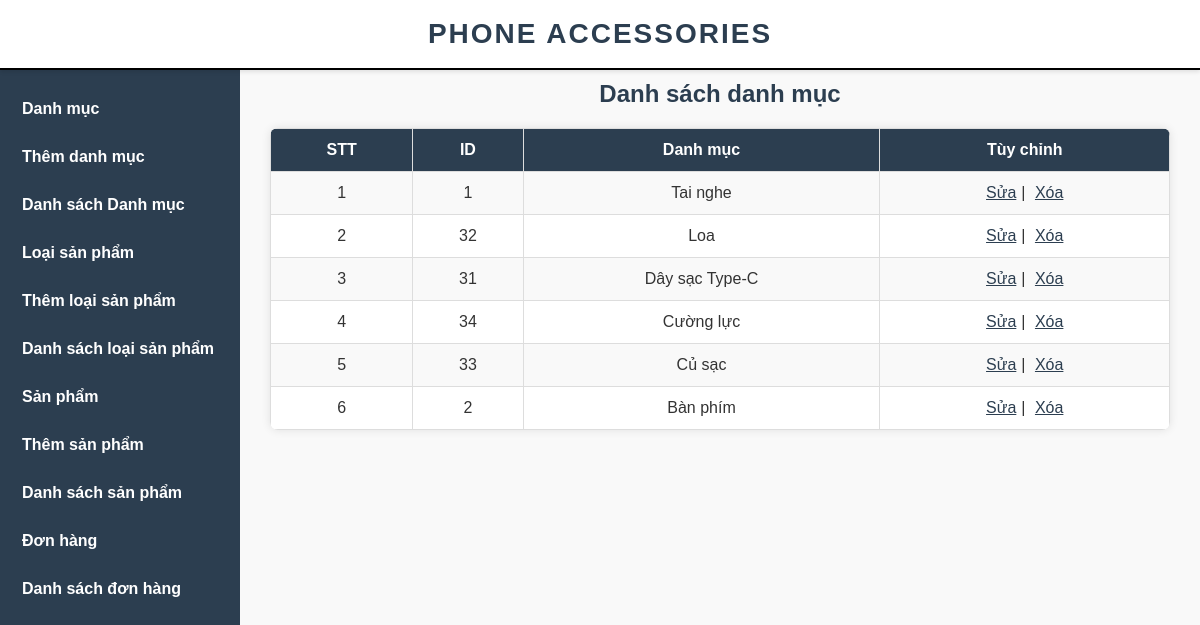
/admin/cartegorylist.php, run on the app's committed database.
### tables this page shows
CREATE TABLE `danhmucsp` (
  `MaDM` int(11) NOT NULL,
  `TenDM` varchar(50) NOT NULL
);

### admin/database.php (called while the page is built, shortened)
<?php
class Database
{
  public $host   = DB_HOST;
  public $user   = DB_USER;
  public $pass   = DB_PASS;
  public $dbname = DB_NAME;
  public $link;
  private function connectDB()
  {
    $this->link = new mysqli(
      $this->host,
      $this->user,
      $this->pass,
      $this->dbname
    );
  }
  public function select($query)
  {
    mysqli_set_charset($this->link, 'UTF8');
    $result = $this->link->query($query) or
      die($this->link->error . __LINE__);
    if ($result->num_rows > 0) {
      return $result;
    } else {
      return false;
    }
  }
}

### admin/class/cartegory_class.php (called while the page is built, shortened)
<?php
include "../admin/database.php";
?>
<?php
class cartegory {
    private $db;
    public function __construct() {
        $this->db = new Database() ;
}
public function show_category(){
    $query = "SELECT * FROM danhmucsp ORDER BY TenDM DESC";
    $result = $this->db->select($query) ;
    return $result ;
}
}
?>

### admin/cartegorylist.php (the view, shortened to what this page needs)
<?php
include "header.php";
include "slider.php";
include "class/cartegory_class.php";
?>
<?php
$cartegory = new cartegory;
$show_cartegory = $cartegory-> show_category();
?>
<div class="admin-content-right">
<div class="admin-content-right-cartegory_list">
                <h1>Danh sách danh mục</h1>
                    <table>
                        <tr>
                            <th>STT</th>
                            <th>ID</th>
                            <th>Danh mục</th>
                            <th>Tùy chỉnh</th>
                        </tr>
                        <?php
                        if($show_cartegory){$i=0;
                            while($result = $show_cartegory->fetch_assoc() ){$i++
                        ?>
                        <tr>
                            <td><?php echo $i ?></td>
                            <td><?php echo $result['MaDM']?></td>
                            <td><?php echo $result['TenDM']?></td>
                            <td>
                                <a href="cartegoryedit.php?MaDM=<?php echo $result['MaDM'] ?>">Sửa</a>|
                                <a href="cartegorydelete.php?MaDM=<?php echo $result['MaDM'] ?>">Xóa</a></td>
                        </tr>
                        <?php
                        }
                    }
                        ?>
                    </table>
            </div>
        </div>
    </section>
</body>
</html>

### admin/style.css (style rules this page uses)
* { margin: 0; padding: 0; box-sizing: border-box; font-family: Arial, sans-serif; }
body { background-color: #f4f4f4; color: #333; }
.admin-content-right { width: 80%; padding: 30px; background-color: #f9f9f9; }
.admin-content-right h1 { font-size: 24px; margin-bottom: 20px; text-align: center; color: #2c3e50; }
.admin-content-right table { width: 100%; border-collapse: collapse; background-color: #fff; border-radius: 8px; overflow: hidden; box-shadow: 0 0 10px rgba(0, 0, 0, 0.1); }
.admin-content-right table th, .admin-content-right table td { border: 1px solid #ddd; padding: 12px; text-align: center; }
.admin-content-right table th { background-color: #2c3e50; color: #fff; }
.admin-content-right table tr:nth-child(even) { background-color: #f9f9f9; }
.admin-content-right table tr td a { margin: 0 5px; color: #2c3e50; }

### data on the page
danhmucsp: MaDM "1", TenDM "Tai nghe"
danhmucsp: MaDM "32", TenDM "Loa"
danhmucsp: MaDM "31", TenDM "Dây sạc Type-C"
danhmucsp: MaDM "34", TenDM "Cường lực"
danhmucsp: MaDM "33", TenDM "Củ sạc"
danhmucsp: MaDM "2", TenDM "Bàn phím"
